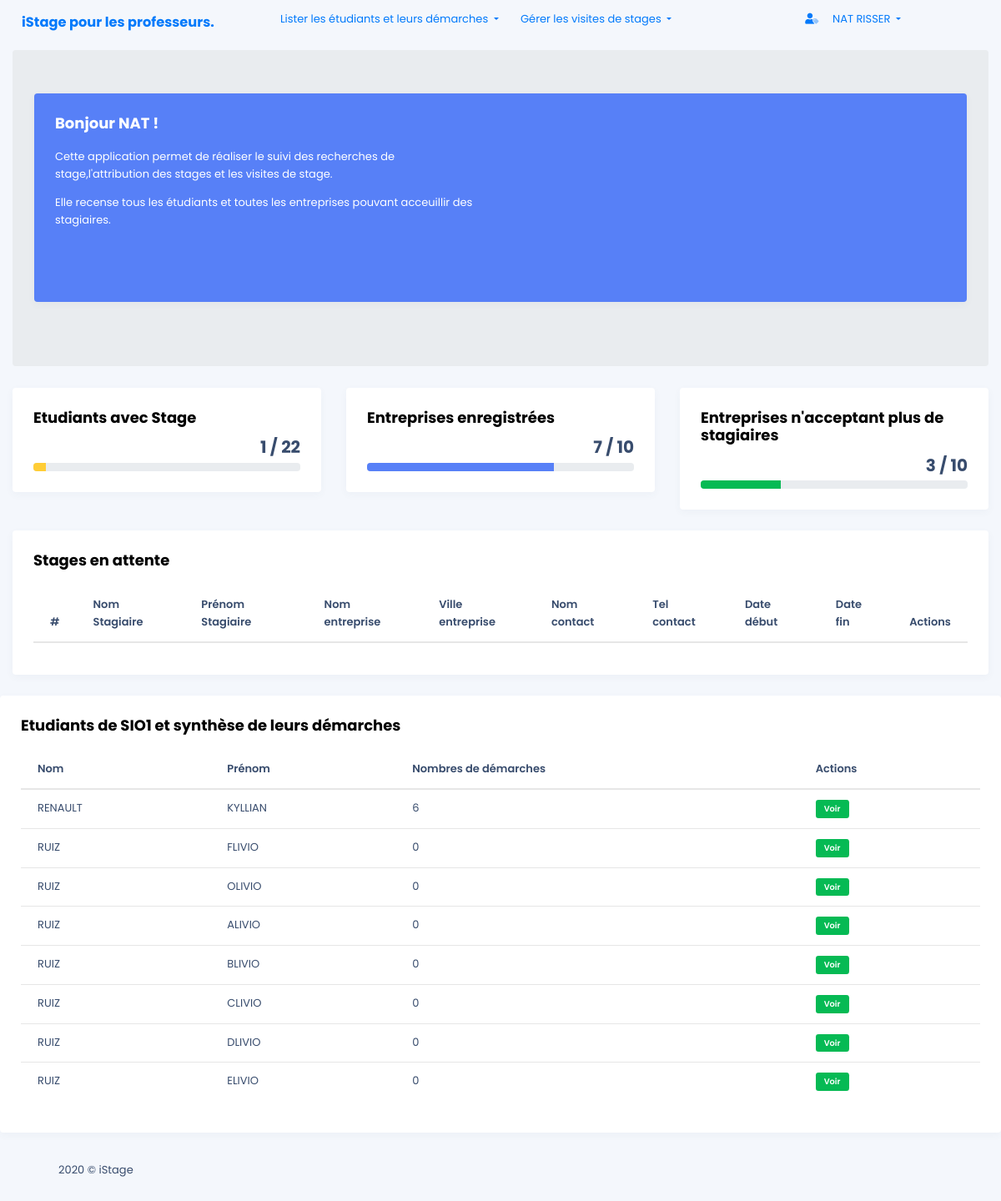
Screenshot of /front_end/tdb_professeur.php (signed in) with the database file from the repository.
### tables this page shows
CREATE TABLE IF NOT EXISTS ETUDIANT
 (
   ID_ETUDIANT SMALLINT  AUTO_INCREMENT ,
   ID_PROF SMALLINT NOT NULL  ,
   ID_CLASSE INTEGER NOT NULL  ,
   ID_SPECIALITE SMALLINT NOT NULL  ,
   NOM_ETUDIANT CHAR(32) NOT NULL  ,
   PRENOM_ETUDIANT CHAR(32) NOT NULL  ,
   ADR_ETUDIANT CHAR(32) NOT NULL  ,
   CP_ETUDIANT CHAR(5) NOT NULL  ,
   VILLE_ETUDIANT CHAR(32) NOT NULL  ,
   EMAIL CHAR(32) NOT NULL  ,
   TEL_ETUDIANT CHAR(10) NOT NULL ,
   MDP VARCHAR(100) NOT NULL
   , PRIMARY KEY (ID_ETUDIANT) 
 );

### back_end/show-data_prof.php (called while the page is built, shortened)
<?php
$id_courant = $_SESSION['id'];
$stmt = $db->prepare(
    "SELECT  NOM_ETUDIANT,PRENOM_ETUDIANT,etudiant.ID_ETUDIANT AS ID,COUNT(ID_DEMARCHE)  AS NB_DEM
        FROM etudiant LEFT JOIN demarche ON ETUDIANT.ID_ETUDIANT=DEMARCHE.ID_ETUDIANT
            INNER JOIN classe ON ETUDIANT.ID_CLASSE=CLASSE.ID_CLASSE
        WHERE LIBELLE_CLASSE='SIO1' AND CLASSE.ID_PROF=:id_courant
        GROUP BY ETUDIANT.ID_ETUDIANT
        ORDER BY NOM_ETUDIANT;"
);
$stmt->bindValue(':id_courant', $id_courant, PDO::PARAM_INT);
$stmt->execute();
$etudiantsProfRefDemarche = $stmt->fetchAll(PDO::FETCH_BOTH);
$countDemarcheProfref = count($etudiantsProfRefDemarche);
$stmt = $db->prepare(
    "SELECT  NOM_ETUDIANT,PRENOM_ETUDIANT,etudiant.ID_ETUDIANT AS ID,COUNT(ID_DEMARCHE)  AS NB_DEM
      FROM etudiant
          LEFT JOIN demarche ON ETUDIANT.ID_ETUDIANT=DEMARCHE.ID_ETUDIANT
          INNER JOIN classe ON ETUDIANT.ID_CLASSE=CLASSE.ID_CLASSE
          INNER JOIN specialite ON SPECIALITE.ID_PROF=ETUDIANT.ID_SPECIALITE
     WHERE LIBELLE_CLASSE='SIO1' AND SPECIALITE.ID_PROF=:id_courant
     GROUP BY ETUDIANT.ID_ETUDIANT
      ORDER BY NOM_ETUDIANT;"
);
$stmt->bindValue(':id_courant', $id_courant, PDO::PARAM_INT);
$stmt->execute();
$etudiantsProfSpeDemarche = $stmt->fetchAll(PDO::FETCH_BOTH);
$countDemarcheProfspe = count($etudiantsProfSpeDemarche);
$stmt = $db->prepare(
    "SELECT  NOM_ETUDIANT,PRENOM_ETUDIANT,etudiant.ID_ETUDIANT AS ID,COUNT(ID_DEMARCHE)  AS NB_DEM
        FROM etudiant
         LEFT JOIN demarche ON ETUDIANT.ID_ETUDIANT=DEMARCHE.ID_ETUDIANT
         INNER JOIN classe ON ETUDIANT.ID_CLASSE=CLASSE.ID_CLASSE
        WHERE LIBELLE_CLASSE='SIO1' AND ETUDIANT.ID_PROF=:id_courant
        GROUP BY ETUDIANT.ID_ETUDIANT
        ORDER BY NOM_ETUDIANT;"
);
$stmt->bindValue(':id_courant', $id_courant, PDO::PARAM_INT);
$stmt->execute();
$etudiantsProfSimpleDemarche = $stmt->fetchAll(PDO::FETCH_BOTH);
if ($countDemarcheProfref >= 1) {
    $demarches = $etudiantsProfRefDemarche;
} else if ($countDemarcheProfspe >= 1) {
    $demarches = $etudiantsProfSpeDemarche;
} else {
    $demarches = $etudiantsProfSimpleDemarche;
}

### front_end/tdb_professeur.php (the view, shortened to what this page needs)
<!DOCTYPE html>
<html lang="en">
<?php
include '../includes/header.php';
include '../back_end/show-data_prof.php';
?>
<body>
    <?php
    include '../includes/barnav.php';
    include 'tbd_gen.php';
    ?>
    <div class="row">
        <div class="col-md-12">
            <div class="card">
                <div class="card-body">
                    <h5 class="card-title">Stages en attente</h5>
                    <div class="table-responsive">
                        <table class="table">
                            <thead>
                                <tr>
                                    <th scope="col">#</th>
                                    <th scope="col">Nom Stagiaire</th>
                                    <th scope="col">Prénom Stagiaire</th>
                                    <th scope="col">Nom entreprise</th>
                                    <th scope="col">Ville entreprise</th>
                                    <th scope="col">Nom contact</th>
                                    <th scope="col">Tel contact</th>
                                    <th scope="col">Date début</th>
                                    <th scope="col">Date fin</th>
                                    <th scope="col">Actions</th>
                                </tr>
                            </thead>
                        </table>
                    </div>
                </div>
            </div>
        </div>
    </div>
    </div>
    <div class="row">
        <div class="col-md-12">
            <div class="card">
                <div class="card-body">
                    <h5 class="card-title">Etudiants de SIO1 et synthèse de leurs démarches</h5>
                    <div class="table-responsive">
                        <table class="table">
                            <thead>
                                <tr>
                                    <th scope="col">Nom</th>
                                    <th scope="col">Prénom</th>
                                    <th scope="col">Nombres de démarches </th>
                                    <th scope="col">Actions</th>
                                </tr>
                            </thead>
                            <tbody>
                                <?php foreach ($demarches as $row) {
                                    echo '
                                     <tr>
                                         <td>' . $row['NOM_ETUDIANT'] . '</td>
                                         <td>' . $row['PRENOM_ETUDIANT'] . '</td>
                                         <td>' . $row['NB_DEM'] . '</td>
                                         <td>
                                            <a href="lister_demarches_prof.php/?id=' . $row["ID"] . '">
                                                <span class ="badge badge-success";">
                                                Voir
                                                </span>
                                            </a>
                                         </td>
                                      </tr>';
                                } ?>
                            </tbody>
                        </table>
                    </div>
                </div>
            </div>
        </div>
    </div>
    <div class="lime-footer">
        <div class="container">
            <div class="row">
                <div class="col-md-12">
                    <span class="footer-text">2020 © iStage</span>
                </div>
            </div>
        </div>
    </div>
</body>
</html>

### assets/css/custom.css (style rules this page uses)
body { font-size: 1rem; font-family: Roboto, sans-serif; font-weight: initial; line-height: normal; -webkit-font-smoothing: antialiased }
.h1, .h2, .h3, .h4, .h5, .h6, h1, h2, h3, h4, h5, h6 { font-weight: 700 }
.h5, h5 { font-size: 1rem }
body, html { overflow-x: hidden; padding-right: 0 !important }
* { box-sizing: border-box }

### rows the page displays
etudiant: NOM_ETUDIANT "RENAULT", PRENOM_ETUDIANT "KYLLIAN", NB_DEM "6"
etudiant: NOM_ETUDIANT "RUIZ", PRENOM_ETUDIANT "FLIVIO", NB_DEM "0"
etudiant: NOM_ETUDIANT "RUIZ", PRENOM_ETUDIANT "OLIVIO", NB_DEM "0"
etudiant: NOM_ETUDIANT "RUIZ", PRENOM_ETUDIANT "ALIVIO", NB_DEM "0"
etudiant: NOM_ETUDIANT "RUIZ", PRENOM_ETUDIANT "BLIVIO", NB_DEM "0"
etudiant: NOM_ETUDIANT "RUIZ", PRENOM_ETUDIANT "CLIVIO", NB_DEM "0"
etudiant: NOM_ETUDIANT "RUIZ", PRENOM_ETUDIANT "DLIVIO", NB_DEM "0"
etudiant: NOM_ETUDIANT "RUIZ", PRENOM_ETUDIANT "ELIVIO", NB_DEM "0"

### other values shown
$_SESSION['prenom'] "NAT"
$_SESSION['nom'] "RISSER"
$countEtudiantStage "1"
$countEtudiants "22"
$countEntreprises "7"
$countEntrepriseTotal "10"
$countEntreprisesRefus "3"
